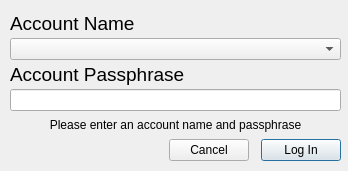
<?xml version="1.0" encoding="UTF-8"?>
<ui version="4.0">
 <class>LoginDialog</class>
 <widget class="QDialog" name="LoginDialog">
  <property name="geometry">
   <rect>
    <x>0</x>
    <y>0</y>
    <width>348</width>
    <height>171</height>
   </rect>
  </property>
  <property name="windowTitle">
   <string>Log In</string>
  </property>
  <widget class="QWidget" name="verticalLayoutWidget">
   <property name="geometry">
    <rect>
     <x>10</x>
     <y>10</y>
     <width>331</width>
     <height>151</height>
    </rect>
   </property>
   <layout class="QVBoxLayout" name="verticalLayout">
    <property name="spacing">
     <number>0</number>
    </property>
    <item>
     <widget class="QLabel" name="AccountNameLabel">
      <property name="text">
       <string>&lt;html&gt;&lt;head/&gt;&lt;body&gt;&lt;p&gt;&lt;span style=&quot; font-size:14pt;&quot;&gt;Account Name&lt;/span&gt;&lt;/p&gt;&lt;/body&gt;&lt;/html&gt;</string>
      </property>
     </widget>
    </item>
    <item>
     <widget class="QComboBox" name="accountNameComboBox"/>
    </item>
    <item>
     <widget class="QLabel" name="PassphraseLabel">
      <property name="text">
       <string>&lt;html&gt;&lt;head/&gt;&lt;body&gt;&lt;p&gt;&lt;span style=&quot; font-size:14pt;&quot;&gt;Account Passphrase&lt;/span&gt;&lt;/p&gt;&lt;/body&gt;&lt;/html&gt;</string>
      </property>
     </widget>
    </item>
    <item>
     <widget class="QLineEdit" name="PassphraseText">
      <property name="focusPolicy">
       <enum>Qt::StrongFocus</enum>
      </property>
     </widget>
    </item>
    <item>
     <widget class="QLabel" name="infoLabel">
      <property name="text">
       <string>Please enter an account name and passphrase</string>
      </property>
      <property name="alignment">
       <set>Qt::AlignCenter</set>
      </property>
     </widget>
    </item>
    <item>
     <layout class="QHBoxLayout" name="horizontalLayout">
      <property name="spacing">
       <number>12</number>
      </property>
      <item>
       <widget class="QDialogButtonBox" name="buttonBox">
        <property name="orientation">
         <enum>Qt::Horizontal</enum>
        </property>
        <property name="standardButtons">
         <set>QDialogButtonBox::Cancel</set>
        </property>
       </widget>
      </item>
      <item>
       <widget class="QPushButton" name="loginButton">
        <property name="text">
         <string>Log In</string>
        </property>
        <property name="autoDefault">
         <bool>false</bool>
        </property>
        <property name="default">
         <bool>true</bool>
        </property>
       </widget>
      </item>
     </layout>
    </item>
   </layout>
  </widget>
 </widget>
 <resources/>
 <connections>
  <connection>
   <sender>buttonBox</sender>
   <signal>accepted()</signal>
   <receiver>LoginDialog</receiver>
   <slot>accept()</slot>
   <hints>
    <hint type="sourcelabel">
     <x>248</x>
     <y>254</y>
    </hint>
    <hint type="destinationlabel">
     <x>157</x>
     <y>274</y>
    </hint>
   </hints>
  </connection>
  <connection>
   <sender>buttonBox</sender>
   <signal>rejected()</signal>
   <receiver>LoginDialog</receiver>
   <slot>reject()</slot>
   <hints>
    <hint type="sourcelabel">
     <x>316</x>
     <y>260</y>
    </hint>
    <hint type="destinationlabel">
     <x>286</x>
     <y>274</y>
    </hint>
   </hints>
  </connection>
 </connections>
</ui>
